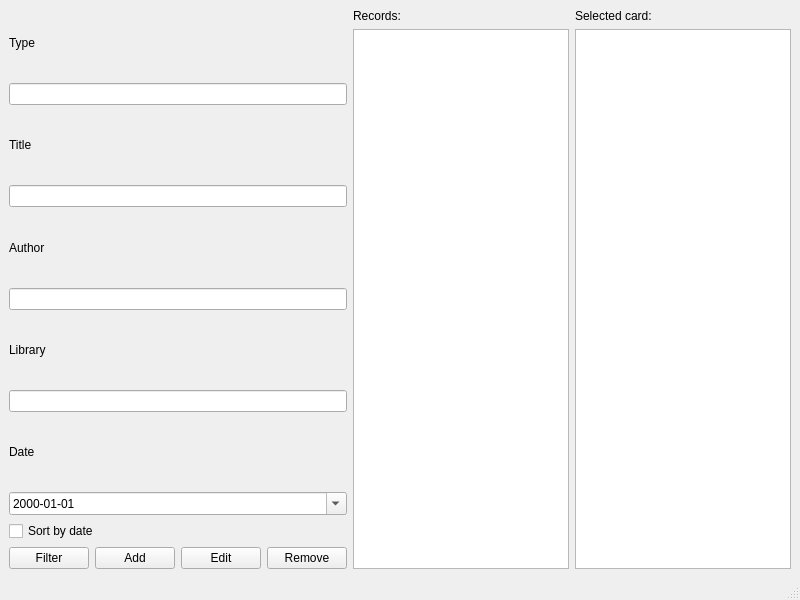
<?xml version="1.0" encoding="UTF-8"?>
<ui version="4.0">
 <class>CardIndex</class>
 <widget class="QMainWindow" name="CardIndex">
  <property name="geometry">
   <rect>
    <x>0</x>
    <y>0</y>
    <width>800</width>
    <height>600</height>
   </rect>
  </property>
  <property name="windowTitle">
   <string>CardIndex</string>
  </property>
  <widget class="QWidget" name="centralwidget">
   <layout class="QHBoxLayout" name="horizontalLayout_2">
    <item>
     <layout class="QVBoxLayout" name="verticalLayout">
      <item>
       <widget class="QLabel" name="label_4">
        <property name="text">
         <string>Type</string>
        </property>
       </widget>
      </item>
      <item>
       <widget class="QLineEdit" name="e_type"/>
      </item>
      <item>
       <widget class="QLabel" name="label_5">
        <property name="text">
         <string>Title</string>
        </property>
       </widget>
      </item>
      <item>
       <widget class="QLineEdit" name="e_title"/>
      </item>
      <item>
       <widget class="QLabel" name="label_6">
        <property name="text">
         <string>Author</string>
        </property>
       </widget>
      </item>
      <item>
       <widget class="QLineEdit" name="e_author"/>
      </item>
      <item>
       <widget class="QLabel" name="label_7">
        <property name="text">
         <string>Library</string>
        </property>
       </widget>
      </item>
      <item>
       <widget class="QLineEdit" name="e_library"/>
      </item>
      <item>
       <widget class="QLabel" name="label_8">
        <property name="text">
         <string>Date</string>
        </property>
       </widget>
      </item>
      <item>
       <widget class="QDateEdit" name="e_date">
        <property name="displayFormat">
         <string>yyyy-MM-dd</string>
        </property>
        <property name="calendarPopup">
         <bool>true</bool>
        </property>
       </widget>
      </item>
      <item>
       <widget class="QCheckBox" name="cb_sortByDate">
        <property name="text">
         <string>Sort by date</string>
        </property>
       </widget>
      </item>
      <item>
       <layout class="QHBoxLayout" name="horizontalLayout">
        <item>
         <widget class="QPushButton" name="b_filter">
          <property name="text">
           <string>Filter</string>
          </property>
         </widget>
        </item>
        <item>
         <widget class="QPushButton" name="b_add">
          <property name="text">
           <string>Add</string>
          </property>
         </widget>
        </item>
        <item>
         <widget class="QPushButton" name="b_edit">
          <property name="text">
           <string>Edit</string>
          </property>
         </widget>
        </item>
        <item>
         <widget class="QPushButton" name="b_remove">
          <property name="text">
           <string>Remove</string>
          </property>
         </widget>
        </item>
       </layout>
      </item>
     </layout>
    </item>
    <item>
     <layout class="QVBoxLayout" name="verticalLayout_2">
      <item>
       <widget class="QLabel" name="label">
        <property name="text">
         <string>Records:</string>
        </property>
       </widget>
      </item>
      <item>
       <widget class="QListWidget" name="l_records"/>
      </item>
     </layout>
    </item>
    <item>
     <layout class="QVBoxLayout" name="verticalLayout_3">
      <item>
       <widget class="QLabel" name="label_2">
        <property name="text">
         <string>Selected card:</string>
        </property>
       </widget>
      </item>
      <item>
       <widget class="QTextEdit" name="e_selected">
        <property name="readOnly">
         <bool>true</bool>
        </property>
       </widget>
      </item>
     </layout>
    </item>
   </layout>
  </widget>
  <widget class="QMenuBar" name="menubar">
   <property name="geometry">
    <rect>
     <x>0</x>
     <y>0</y>
     <width>800</width>
     <height>25</height>
    </rect>
   </property>
  </widget>
  <widget class="QStatusBar" name="statusbar"/>
 </widget>
 <resources/>
 <connections/>
</ui>
